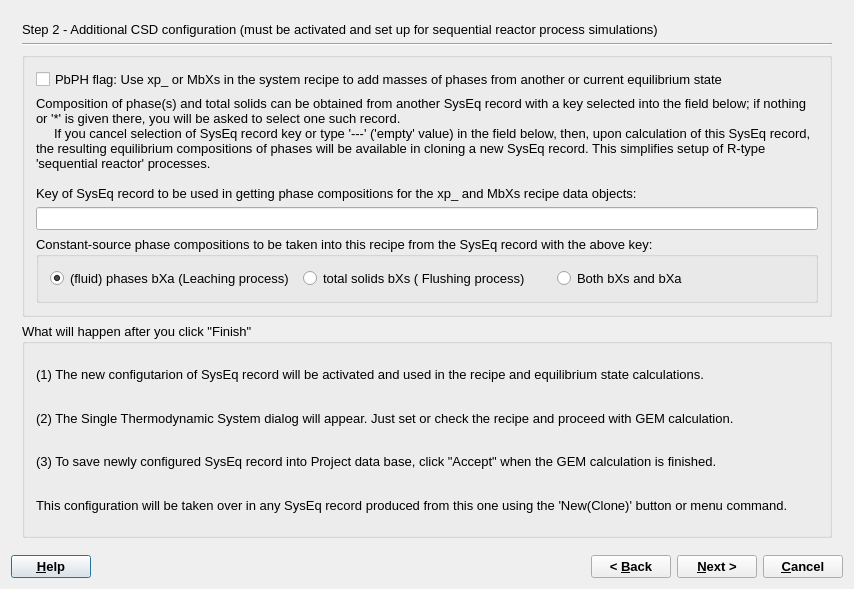
<?xml version="1.0" encoding="UTF-8"?>
<ui version="4.0">
 <class>SystemWizardData</class>
 <widget class="QDialog" name="SystemWizardData">
  <property name="geometry">
   <rect>
    <x>0</x>
    <y>0</y>
    <width>836</width>
    <height>589</height>
   </rect>
  </property>
  <property name="font">
   <font>
    <pointsize>10</pointsize>
   </font>
  </property>
  <property name="windowTitle">
   <string>GEM-Selektor System</string>
  </property>
  <layout class="QGridLayout" name="gridLayout_3">
   <item row="0" column="0">
    <widget class="QStackedWidget" name="stackedWidget">
     <property name="mouseTracking">
      <bool>false</bool>
     </property>
     <property name="acceptDrops">
      <bool>false</bool>
     </property>
     <property name="autoFillBackground">
      <bool>false</bool>
     </property>
     <property name="frameShape">
      <enum>QFrame::NoFrame</enum>
     </property>
     <property name="frameShadow">
      <enum>QFrame::Plain</enum>
     </property>
     <property name="currentIndex">
      <number>1</number>
     </property>
     <widget class="QWidget" name="page">
      <layout class="QGridLayout" name="gridLayout">
       <item row="0" column="0" colspan="2">
        <widget class="QLabel" name="pageName">
         <property name="sizePolicy">
          <sizepolicy hsizetype="Preferred" vsizetype="Fixed">
           <horstretch>0</horstretch>
           <verstretch>0</verstretch>
          </sizepolicy>
         </property>
         <property name="text">
          <string>Step 1 - Configuration of Chemical System Definition (SysEq record)</string>
         </property>
        </widget>
       </item>
       <item row="1" column="0" colspan="2">
        <widget class="Line" name="line">
         <property name="orientation">
          <enum>Qt::Horizontal</enum>
         </property>
        </widget>
       </item>
       <item row="2" column="0" colspan="2">
        <widget class="QLabel" name="textLabel12">
         <property name="text">
          <string>Chemical system definition (CSD) contains the 'recipe' to set bulk elemental composition, the lists of phases and their components to be considered in the calculation of equilibrium states, and optional metastability constraints and/or parameters of surfaces and surface species. '

This information is kept in the GEMS project data base in a SysEq record and may change from one such record to another. In addition, SysEq records keep the calculated primal and dual GEM solution, as well as the activity coefficients. 

In this wizard, it is possible to (re)configure some optional CSD features (in most cases, e.g. by 'cloning' SysEq records, this is not necessary).  It is recommended to fill out System name and Comment fields - this will help identify this CSD and recipe in the future.</string>
         </property>
         <property name="alignment">
          <set>Qt::AlignVCenter</set>
         </property>
         <property name="wordWrap">
          <bool>true</bool>
         </property>
        </widget>
       </item>
       <item row="3" column="0">
        <widget class="QLabel" name="label_2">
         <property name="text">
          <string>CSD name</string>
         </property>
        </widget>
       </item>
       <item row="3" column="1">
        <widget class="QLineEdit" name="pName"/>
       </item>
       <item row="4" column="0">
        <widget class="QLabel" name="label_3">
         <property name="text">
          <string>Comment</string>
         </property>
        </widget>
       </item>
       <item row="4" column="1">
        <widget class="QLineEdit" name="pComment"/>
       </item>
       <item row="5" column="0" colspan="2">
        <widget class="QGroupBox" name="groupBox">
         <property name="title">
          <string>CSD optional settings</string>
         </property>
         <layout class="QGridLayout" name="gridLayout_2">
          <item row="0" column="0">
           <widget class="QCheckBox" name="pPAalp">
            <property name="text">
             <string>Keep specific surface areas for phases (mandatory for sorption)</string>
            </property>
           </widget>
          </item>
          <item row="0" column="1">
           <widget class="QCheckBox" name="pPXlam">
            <property name="text">
             <string>Keep additional parameters for surface types (reserved)</string>
            </property>
           </widget>
          </item>
          <item row="1" column="0">
           <widget class="QCheckBox" name="pPSigm">
            <property name="text">
             <string> Keep specific surface energies for solid-aqueous (-gas) interfaces</string>
            </property>
           </widget>
          </item>
          <item row="1" column="1">
           <widget class="QCheckBox" name="pPDelB">
            <property name="text">
             <string>Keep uncertainties of bulk composition (vector b) elements</string>
            </property>
           </widget>
          </item>
          <item row="2" column="0">
           <widget class="QCheckBox" name="pPBeq">
            <property name="text">
             <string>Use electrostatic sorption models (DLM,CCM,TLM,BSM,...)</string>
            </property>
           </widget>
          </item>
          <item row="2" column="1">
           <widget class="QCheckBox" name="pPParc">
            <property name="text">
             <string>Keep Pparc_ (partial pressures) of Dependent Components</string>
            </property>
           </widget>
          </item>
          <item row="3" column="0">
           <widget class="QCheckBox" name="pPNfsp">
            <property name="text">
             <string>Keep area fractions and SCM codes for surface types</string>
            </property>
           </widget>
          </item>
          <item row="3" column="1">
           <widget class="QCheckBox" name="pPLim">
            <property name="text">
             <string>Keep low/upp restrictions for amounts of phases (reserved) </string>
            </property>
           </widget>
          </item>
          <item row="4" column="0">
           <widget class="QCheckBox" name="pXr0h0">
            <property name="text">
             <string>Keep size parameters r0, h0 of solid particles (pores), reserved</string>
            </property>
           </widget>
          </item>
          <item row="4" column="1">
           <widget class="QCheckBox" name="pPV">
            <property name="text">
             <string>Set a constraint on total volume V of the system (reserved)</string>
            </property>
           </widget>
          </item>
          <item row="5" column="0">
           <widget class="QCheckBox" name="pPXepsC">
            <property name="text">
             <string>Keep diel.constant and el.conductivity of solid phases (reserved)</string>
            </property>
           </widget>
          </item>
          <item row="5" column="1">
           <widget class="QCheckBox" name="pPE">
            <property name="text">
             <string>Use electroneutrality equation (PE) in GEM calculations</string>
            </property>
           </widget>
          </item>
         </layout>
        </widget>
       </item>
      </layout>
     </widget>
     <widget class="QWidget" name="page_2">
      <layout class="QVBoxLayout" name="verticalLayout_4">
       <item>
        <widget class="QLabel" name="label">
         <property name="sizePolicy">
          <sizepolicy hsizetype="Preferred" vsizetype="Fixed">
           <horstretch>0</horstretch>
           <verstretch>0</verstretch>
          </sizepolicy>
         </property>
         <property name="text">
          <string>Step 2 - Additional CSD configuration (must be activated and set up for sequential reactor process simulations)</string>
         </property>
        </widget>
       </item>
       <item>
        <widget class="Line" name="line_2">
         <property name="orientation">
          <enum>Qt::Horizontal</enum>
         </property>
        </widget>
       </item>
       <item>
        <widget class="QGroupBox" name="groupBox_3">
         <property name="sizePolicy">
          <sizepolicy hsizetype="Minimum" vsizetype="Minimum">
           <horstretch>0</horstretch>
           <verstretch>0</verstretch>
          </sizepolicy>
         </property>
         <property name="title">
          <string/>
         </property>
         <layout class="QVBoxLayout" name="verticalLayout">
          <item>
           <widget class="QCheckBox" name="pPbPh">
            <property name="text">
             <string>PbPH flag: Use xp_ or MbXs in the system recipe to add masses of phases from another or current equilibrium state</string>
            </property>
           </widget>
          </item>
          <item>
           <widget class="QLabel" name="label_4">
            <property name="text">
             <string>Composition of phase(s) and total solids can be obtained from another SysEq record with a key selected into the field below; if nothing or '*' is given there, you will be asked to select one such record.
     If you cancel selection of SysEq record key or type '---' ('empty' value) in the field below, then, upon calculation of this SysEq record,  the resulting equilibrium compositions of phases will be available in cloning a new SysEq record. This simplifies setup of R-type 'sequential reactor' processes. 

Key of SysEq record to be used in getting phase compositions for the xp_ and MbXs recipe data objects:</string>
            </property>
            <property name="scaledContents">
             <bool>true</bool>
            </property>
            <property name="wordWrap">
             <bool>true</bool>
            </property>
           </widget>
          </item>
          <item>
           <widget class="QLineEdit" name="pKey"/>
          </item>
          <item>
           <widget class="QGroupBox" name="grPPHk">
            <property name="title">
             <string>Constant-source phase compositions to be taken into this recipe from the SysEq record with the above key: </string>
            </property>
            <layout class="QHBoxLayout" name="horizontalLayout">
             <item>
              <widget class="QRadioButton" name="r2">
               <property name="text">
                <string>(fluid) phases bXa (Leaching process)</string>
               </property>
               <property name="checked">
                <bool>true</bool>
               </property>
              </widget>
             </item>
             <item>
              <widget class="QRadioButton" name="r1">
               <property name="text">
                <string>total solids bXs ( Flushing process) </string>
               </property>
              </widget>
             </item>
             <item>
              <widget class="QRadioButton" name="r3">
               <property name="text">
                <string>Both bXs and bXa</string>
               </property>
               <property name="checked">
                <bool>false</bool>
               </property>
              </widget>
             </item>
            </layout>
           </widget>
          </item>
         </layout>
        </widget>
       </item>
       <item>
        <widget class="QGroupBox" name="groupBox_2">
         <property name="sizePolicy">
          <sizepolicy hsizetype="Expanding" vsizetype="Expanding">
           <horstretch>0</horstretch>
           <verstretch>0</verstretch>
          </sizepolicy>
         </property>
         <property name="title">
          <string>What will happen after you click &quot;Finish&quot;</string>
         </property>
         <layout class="QVBoxLayout" name="verticalLayout_2">
          <item>
           <widget class="QLabel" name="textLabel13">
            <property name="text">
             <string>(1) The new configutarion of SysEq record will be activated and used in the recipe and equilibrium state calculations.</string>
            </property>
            <property name="alignment">
             <set>Qt::AlignVCenter</set>
            </property>
            <property name="wordWrap">
             <bool>true</bool>
            </property>
           </widget>
          </item>
          <item>
           <widget class="QLabel" name="textLabel13_2">
            <property name="text">
             <string>(2) The Single Thermodynamic System dialog will appear. Just set or check the recipe and proceed with GEM calculation. </string>
            </property>
            <property name="alignment">
             <set>Qt::AlignVCenter</set>
            </property>
            <property name="wordWrap">
             <bool>true</bool>
            </property>
           </widget>
          </item>
          <item>
           <widget class="QLabel" name="textLabel13_3">
            <property name="text">
             <string>(3) To save newly configured SysEq record into Project data base, click &quot;Accept&quot; when the GEM calculation is finished. </string>
            </property>
            <property name="alignment">
             <set>Qt::AlignVCenter</set>
            </property>
            <property name="wordWrap">
             <bool>true</bool>
            </property>
           </widget>
          </item>
          <item>
           <widget class="QLabel" name="textLabel13_4">
            <property name="text">
             <string>This configuration will be taken over in any SysEq record produced from this one using the 'New(Clone)' button or menu command. </string>
            </property>
            <property name="alignment">
             <set>Qt::AlignVCenter</set>
            </property>
            <property name="wordWrap">
             <bool>true</bool>
            </property>
           </widget>
          </item>
         </layout>
        </widget>
       </item>
      </layout>
     </widget>
    </widget>
   </item>
   <item row="1" column="0">
    <layout class="QHBoxLayout">
     <item>
      <widget class="QPushButton" name="pHelp">
       <property name="font">
        <font>
         <weight>75</weight>
         <bold>true</bold>
        </font>
       </property>
       <property name="text">
        <string>&amp;Help</string>
       </property>
      </widget>
     </item>
     <item>
      <spacer>
       <property name="orientation">
        <enum>Qt::Horizontal</enum>
       </property>
       <property name="sizeHint" stdset="0">
        <size>
         <width>40</width>
         <height>20</height>
        </size>
       </property>
      </spacer>
     </item>
     <item>
      <widget class="QPushButton" name="pBack">
       <property name="font">
        <font>
         <weight>75</weight>
         <bold>true</bold>
        </font>
       </property>
       <property name="text">
        <string>&lt; &amp;Back</string>
       </property>
      </widget>
     </item>
     <item>
      <widget class="QPushButton" name="pNext">
       <property name="font">
        <font>
         <weight>75</weight>
         <bold>true</bold>
        </font>
       </property>
       <property name="text">
        <string>&amp;Next &gt;</string>
       </property>
      </widget>
     </item>
     <item>
      <widget class="QPushButton" name="pCancel">
       <property name="font">
        <font>
         <weight>75</weight>
         <bold>true</bold>
        </font>
       </property>
       <property name="text">
        <string>&amp;Cancel</string>
       </property>
      </widget>
     </item>
    </layout>
   </item>
  </layout>
 </widget>
 <layoutdefault spacing="6" margin="11"/>
 <tabstops>
  <tabstop>pPE</tabstop>
  <tabstop>pPV</tabstop>
  <tabstop>pPBeq</tabstop>
  <tabstop>pPAalp</tabstop>
  <tabstop>pPSigm</tabstop>
  <tabstop>pPNfsp</tabstop>
  <tabstop>pPLim</tabstop>
  <tabstop>pXr0h0</tabstop>
  <tabstop>pPXepsC</tabstop>
  <tabstop>pPParc</tabstop>
  <tabstop>pHelp</tabstop>
  <tabstop>pBack</tabstop>
  <tabstop>pNext</tabstop>
  <tabstop>pCancel</tabstop>
 </tabstops>
 <resources/>
 <connections>
  <connection>
   <sender>pCancel</sender>
   <signal>clicked()</signal>
   <receiver>SystemWizardData</receiver>
   <slot>reject()</slot>
   <hints>
    <hint type="sourcelabel">
     <x>587</x>
     <y>518</y>
    </hint>
    <hint type="destinationlabel">
     <x>317</x>
     <y>270</y>
    </hint>
   </hints>
  </connection>
 </connections>
</ui>
